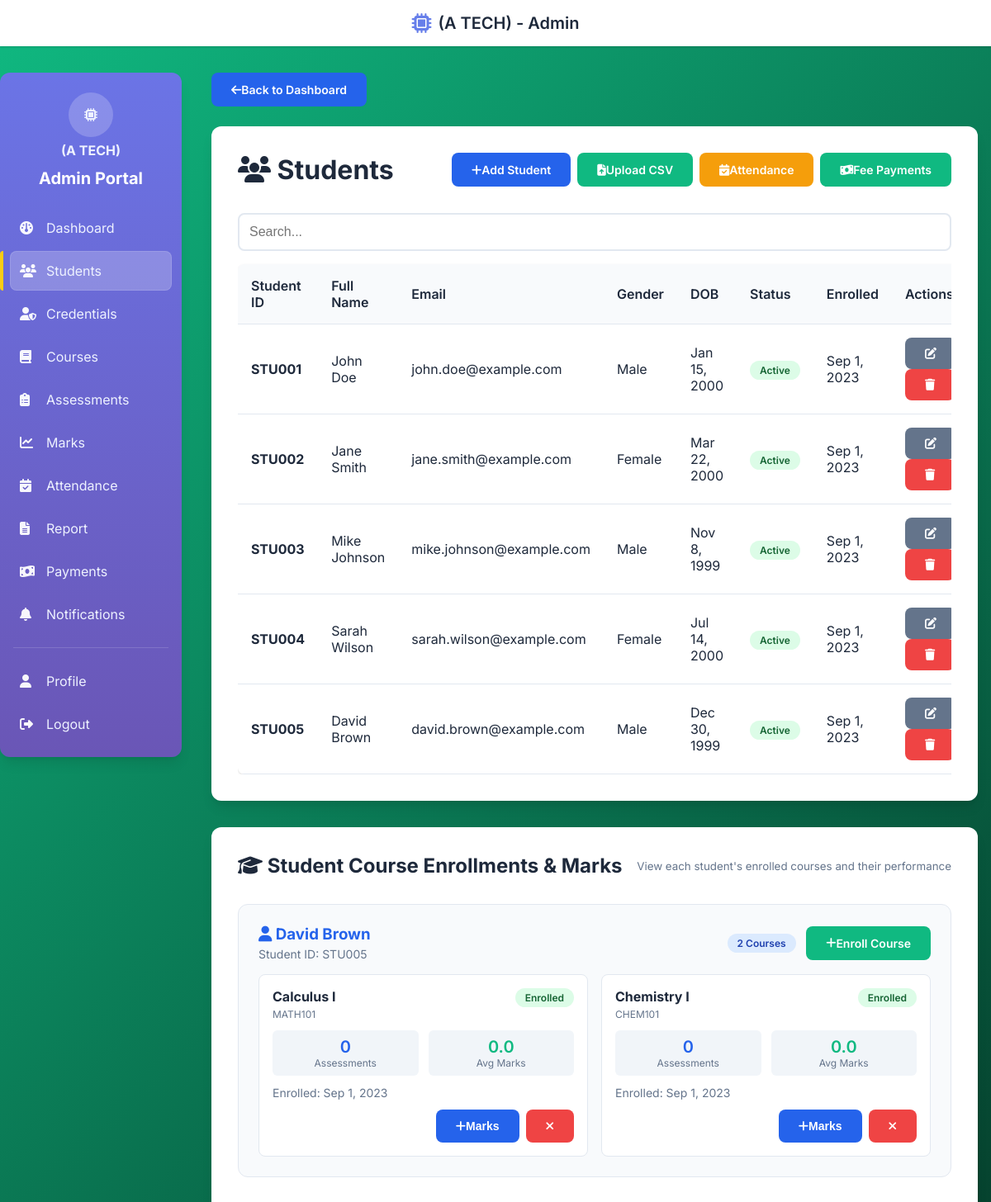
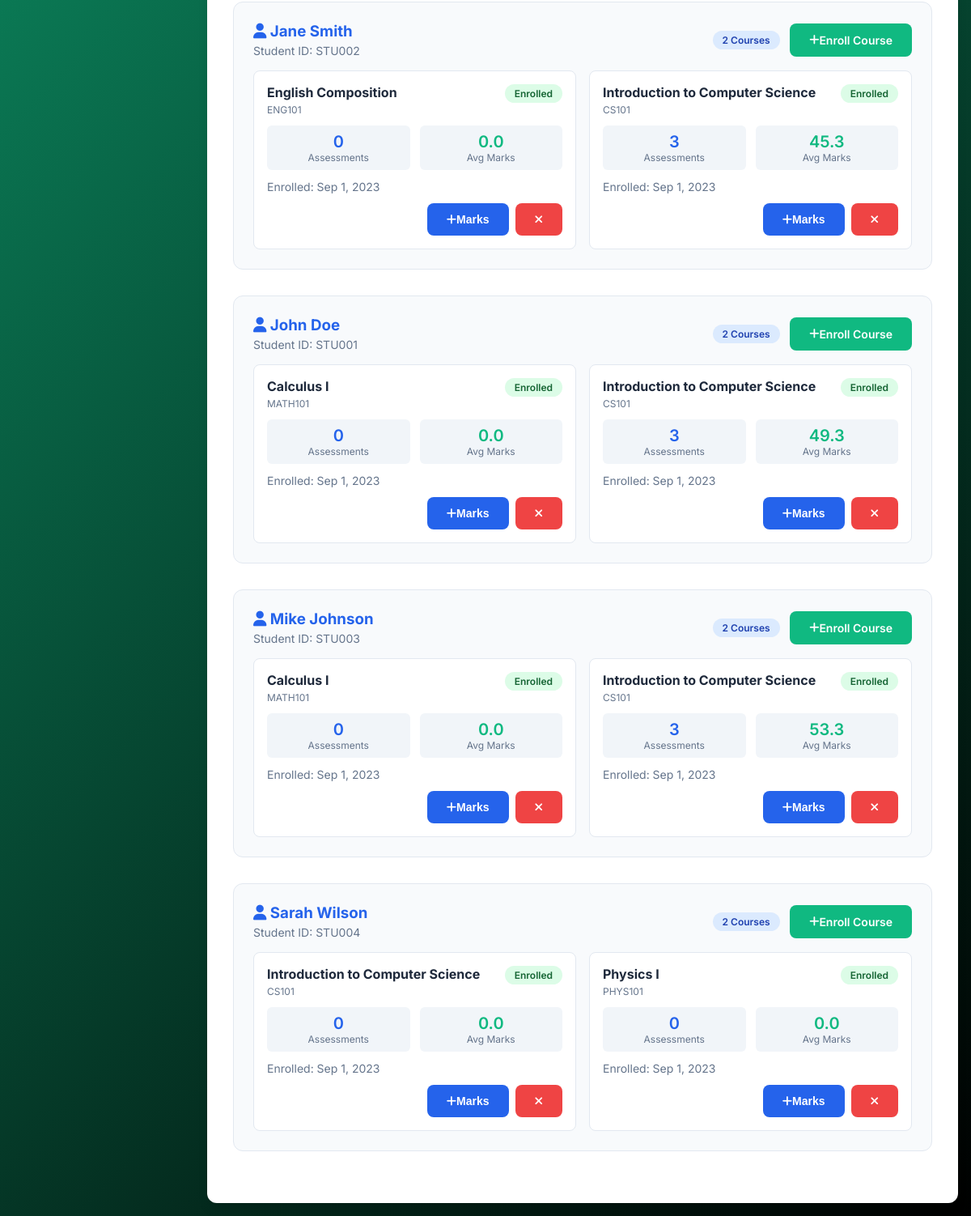
/student.php (signed in), run on the app's committed database (2 pictures, top to bottom).
### tables this page shows
CREATE TABLE students (
    id INT AUTO_INCREMENT PRIMARY KEY,
    student_id VARCHAR(20) UNIQUE NOT NULL,
    full_name VARCHAR(100) NOT NULL,
    email VARCHAR(100) UNIQUE NOT NULL,
    phone VARCHAR(20),
    gender ENUM('Male', 'Female', 'Other') NOT NULL,
    dob DATE NOT NULL,
    address TEXT,
    enrollment_date DATE NOT NULL,
    status ENUM('Active', 'Inactive', 'Graduated', 'Suspended') DEFAULT 'Active',
    created_at TIMESTAMP DEFAULT CURRENT_TIMESTAMP,
    updated_at TIMESTAMP DEFAULT CURRENT_TIMESTAMP ON UPDATE CURRENT_TIMESTAMP
);

CREATE TABLE courses (
    id INT AUTO_INCREMENT PRIMARY KEY,
    course_code VARCHAR(20) UNIQUE NOT NULL,
    course_name VARCHAR(100) NOT NULL,
    description TEXT,
    credits INT DEFAULT 3,
    status ENUM('Active', 'Inactive') DEFAULT 'Active',
    created_at TIMESTAMP DEFAULT CURRENT_TIMESTAMP,
    updated_at TIMESTAMP DEFAULT CURRENT_TIMESTAMP ON UPDATE CURRENT_TIMESTAMP
);

### student.php (the view, shortened to what this page needs)
<?php
require_once 'includes/header.php';
$is_manager = isset($_SESSION['role']) && in_array($_SESSION['role'], ['manager_admin','student_admin'], true);
try {
    $conn->query("CREATE TABLE IF NOT EXISTS student_enrollments (
        id INT AUTO_INCREMENT PRIMARY KEY,
        student_id INT NOT NULL,
        course_id INT NOT NULL,
        enrollment_date DATE NOT NULL,
        status VARCHAR(20) DEFAULT 'Enrolled',
        final_grade VARCHAR(5) NULL,
        created_at TIMESTAMP DEFAULT CURRENT_TIMESTAMP,
        UNIQUE KEY uniq_student_course (student_id, course_id),
        INDEX(student_id), INDEX(course_id)
    ) ENGINE=InnoDB DEFAULT CHARSET=utf8mb4");
} catch (Throwable $e) {
    $error_msg = 'Database setup error: ' . htmlspecialchars($e->getMessage());
}
$result = $conn->query("SELECT * FROM students ORDER BY created_at DESC");
$enrollments_sql = "SELECT
    s.id as student_id,
    s.student_id as student_number,
    s.full_name,
    c.id as course_id,
    c.course_name,
    c.course_code,
    se.enrollment_date,
    se.status as enrollment_status,
    se.final_grade,
    COUNT(m.id) as total_assessments,
    COALESCE(AVG(m.obtained_marks), 0) as average_marks,
    COALESCE(SUM(m.obtained_marks), 0) as total_marks
FROM students s
LEFT JOIN student_enrollments se ON s.id = se.student_id
LEFT JOIN courses c ON se.course_id = c.id
LEFT JOIN assessments a ON c.id = a.course_id
LEFT JOIN marks m ON s.id = m.student_id AND a.id = m.assessment_id
GROUP BY s.id, c.id, se.id
ORDER BY s.full_name, c.course_name";
$enrollments_result = $conn->query($enrollments_sql);
$enrollments_data = [];
while($row = $enrollments_result->fetch_assoc()) {
    $enrollments_data[$row['student_id']][] = $row;
}
?>
<div class="container">
    <div style="margin-bottom: 1.5rem;">
        <a href="dashboard.php" class="btn btn-primary" style="padding: 0.75rem 1.5rem; text-decoration: none;">
            <i class="fas fa-arrow-left"></i> Back to Dashboard
        </a>
</div>
    <div class="card">
        <div style="display: flex; justify-content: space-between; align-items: center; margin-bottom: 2rem;">
            <h1><i class="fas fa-users"></i> Students</h1>
            <?php if($is_manager): ?>
            <div style="display:flex; gap:0.5rem; flex-wrap: wrap;">
                <a href="?open_add=1" onclick="showAddForm(); return false;" class="btn btn-primary" style="text-decoration:none;">
                    <i class="fas fa-plus"></i> Add Student
                </a>
                <a href="?open_upload=1" onclick="showUploadModal(); return false;" class="btn btn-success" style="text-decoration:none;">
                    <i class="fas fa-file-upload"></i> Upload CSV
                </a>
                <a href="attendance.php" class="btn" style="background: var(--warning-color); color: white; text-decoration: none;">
                    <i class="fas fa-calendar-check"></i> Attendance
                </a>
                <a href="fee_payments.php" class="btn" style="background: #10b981; color: white; text-decoration: none; border: none;">
                    <i class="fas fa-money-bill-wave"></i> Fee Payments
                </a>
            </div>
            <?php endif; ?>
        </div>
        <div class="mobile-table-wrapper">
        <table class="table data-table desktop-only">
            <thead>
                <tr>
                    <th>Student ID</th>
                    <th>Full Name</th>
                    <th>Email</th>
                    <th>Gender</th>
                    <th>DOB</th>
                    <th>Status</th>
                    <th>Enrolled</th>
                    <?php if($is_manager): ?><th>Actions</th><?php endif; ?>
                </tr>
            </thead>
            <tbody>
                <?php while($row = $result->fetch_assoc()): ?>
                <tr>
                    <td><strong><?= htmlspecialchars($row['student_id']) ?></strong></td>
                    <td><?= htmlspecialchars($row['full_name']) ?></td>
                    <td><?= htmlspecialchars($row['email']) ?></td>
                    <td><?= $row['gender'] ?></td>
                    <td><?= date('M j, Y', strtotime($row['dob'])) ?></td>
                    <td>
                        <span class="badge badge-<?= $row['status'] === 'Active' ? 'success' : 'secondary' ?>">
                            <?= $row['status'] ?>
                        </span>
                    </td>
                    <td><?= date('M j, Y', strtotime($row['enrollment_date'])) ?></td>
                    <?php if($is_manager): ?>
                    <td>
                        <a href="?edit_id=<?= (int)$row['id'] ?>" onclick='editStudent(<?= json_encode($row, JSON_HEX_TAG|JSON_HEX_AMP|JSON_HEX_APOS|JSON_HEX_QUOT) ?>); return false;' class="btn btn-secondary btn-sm" style="text-decoration:none;">
                            <i class="fas fa-edit"></i>
                        </a>
                        <a href="?delete_id=<?= (int)$row['id'] ?>" onclick="deleteStudent(<?= (int)$row['id'] ?>); return false;" class="btn btn-danger btn-sm" style="text-decoration:none;">
                            <i class="fas fa-trash"></i>
                        </a>
                    </td>
                    <?php endif; ?>
                </tr>
                <?php endwhile; ?>
            </tbody>
        </table>
        </div>
    </div>
</div>
<div class="container" style="margin-top: 2rem;">
    <div class="card">
        <div style="display: flex; justify-content: space-between; align-items: center; margin-bottom: 2rem;">
            <h2><i class="fas fa-graduation-cap"></i> Student Course Enrollments & Marks</h2>
            <small style="color: var(--secondary-color);">View each student's enrolled courses and their performance</small>
        </div>
        <?php foreach($enrollments_data as $student_id => $enrollments):
            $student_info = null;
            foreach($enrollments as $enrollment) {
                if($enrollment['student_id'] == $student_id) {
                    $student_info = $enrollment;
                    break;
                }
            }
        ?>
        <div class="student-enrollment-card" style="margin-bottom: 2rem; padding: 1.5rem; border: 1px solid #e2e8f0; border-radius: 12px; background: #f8fafc;">
            <div style="display: flex; justify-content: space-between; align-items: center; margin-bottom: 1rem;">
                <div>
                    <h3 style="margin: 0; color: var(--primary-color);">
                        <i class="fas fa-user"></i> <?= htmlspecialchars($student_info['full_name']) ?>
                    </h3>
                    <p style="margin: 0.25rem 0 0 0; color: var(--secondary-color); font-size: 0.875rem;">
                        Student ID: <?= htmlspecialchars($student_info['student_number']) ?>
                    </p>
                </div>
                <div style="text-align: right;">
                    <span class="badge badge-primary"><?= count($enrollments) ?> Course<?= count($enrollments) !== 1 ? 's' : '' ?></span>
                    <?php if($is_manager): ?>
                    <a href="enroll_course.php?student_id=<?= $student_id ?>" class="btn btn-success btn-sm" style="margin-left: 0.5rem; text-decoration:none;">
                        <i class="fas fa-plus"></i> Enroll Course
                    </a>
                    <?php endif; ?>
                </div>
            </div>
            <?php if(empty($enrollments) || !$enrollments[0]['course_id']): ?>
            <div style="text-align: center; padding: 2rem; color: var(--secondary-color);">
                <i class="fas fa-book-open" style="font-size: 2rem; margin-bottom: 1rem; opacity: 0.5;"></i>
                <p>No courses enrolled</p>
            </div>
            <?php else: ?>
            <div style="display: grid; grid-template-columns: repeat(auto-fit, minmax(300px, 1fr)); gap: 1rem;">
                <?php foreach($enrollments as $enrollment):
                ?>
                <div style="background: white; padding: 1rem; border-radius: 8px; border: 1px solid #e2e8f0;">
                    <div style="display: flex; justify-content: space-between; align-items: start; margin-bottom: 0.75rem;">
                        <div>
                            <h4 style="margin: 0; color: var(--dark-color); font-size: 1rem;">
                                <?= htmlspecialchars($enrollment['course_name']) ?>
                            </h4>
                            <p style="margin: 0.25rem 0 0 0; color: var(--secondary-color); font-size: 0.75rem;">
                                <?= htmlspecialchars($enrollment['course_code']) ?>
                            </p>
                        </div>
                        <span class="badge badge-<?= $enrollment['enrollment_status'] === 'Enrolled' ? 'success' : ($enrollment['enrollment_status'] === 'Completed' ? 'primary' : 'secondary') ?>">
                            <?= $enrollment['enrollment_status'] ?>
                        </span>
                    </div>
                    <div style="display: grid; grid-template-columns: 1fr 1fr; gap: 0.75rem; margin-bottom: 0.75rem;">
                        <div style="text-align: center; padding: 0.5rem; background: #f1f5f9; border-radius: 6px;">
                            <div style="font-size: 1.25rem; font-weight: 600; color: var(--primary-color);">
                                <?= $enrollment['total_assessments'] ?>
                            </div>
                            <div style="font-size: 0.75rem; color: var(--secondary-color);">Assessments</div>
                        </div>
                        <div style="text-align: center; padding: 0.5rem; background: #f1f5f9; border-radius: 6px;">
                            <div style="font-size: 1.25rem; font-weight: 600; color: var(--success-color);">
                                <?= number_format($enrollment['average_marks'], 1) ?>
                            </div>
                            <div style="font-size: 0.75rem; color: var(--secondary-color);">Avg Marks</div>
                        </div>
                    </div>
                    <div style="display: flex; justify-content: space-between; align-items: center; font-size: 0.875rem; margin-bottom: 0.75rem;">
                        <span style="color: var(--secondary-color);">
                            Enrolled: <?= date('M j, Y', strtotime($enrollment['enrollment_date'])) ?>
                        </span>
                    </div>
                    <?php if($is_manager): ?>
                    <div style="display: flex; gap: 0.5rem; justify-content: flex-end;">
                        <button onclick="addMarks(<?= $enrollment['student_id'] ?>, <?= $enrollment['course_id'] ?>)"
                                class="btn btn-primary btn-sm" title="Add Marks">
                            <i class="fas fa-plus"></i> Marks
                        </button>
                        <button onclick="unenrollStudent(<?= $enrollment['student_id'] ?>, <?= $enrollment['course_id'] ?>, '<?= htmlspecialchars($enrollment['course_name']) ?>')"
                                class="btn btn-danger btn-sm" title="Unenroll">
                            <i class="fas fa-times"></i>
                        </button>
                    </div>
                    <?php endif; ?>
                </div>
                <?php endforeach; ?>
            </div>
            <?php endif; ?>
        </div>
        <?php endforeach; ?>
    </div>
</div>
<?php require_once 'includes/footer.php'; ?>

### assets/css/style.css (style rules this page uses)
:root { --primary-color: #2563eb; --secondary-color: #64748b; --success-color: #10b981; --danger-color: #ef4444; --warning-color: #f59e0b; --info-color: #0ea5e9; --dark-color: #1e293b; --light-color: #f8fafc; --border-color: #e2e8f0; --shadow: 0 1px 3px 0 rgba(0, 0, 0, 0.1), 0 1px 2px 0 rgba(0, 0, 0, 0.06); --shadow-lg: 0 10px 15px -3px rgba(0, 0, 0, 0.1), 0 4px 6px -2px rgba(0, 0, 0, 0.05); }
* { margin: 0; padding: 0; box-sizing: border-box; }
html, body { font-family: 'Inter', -apple-system, BlinkMacSystemFont, sans-serif; background: linear-gradient(135deg, #10b981 0%, #000000 100%); min-height: 100vh; color: var(--dark-color); }
.container { max-width: 1400px; margin: 0 auto; padding: 0 1rem; }
.card { background: white; border-radius: 12px; box-shadow: var(--shadow-lg); padding: 2rem; margin: 1rem 0; transition: transform 0.18s ease, box-shadow 0.18s ease; }
.btn { display: inline-flex; align-items: center; justify-content: center; padding: 0.75rem 1.5rem; border: none; border-radius: 8px; font-weight: 600; text-decoration: none; cursor: pointer; transition: all 0.2s; font-size: 0.875rem; }
.btn-primary { background: var(--primary-color); color: white; }
.btn-secondary { background: var(--secondary-color); color: white; }
.btn-danger { background: var(--danger-color); color: white; }
.btn-success { background: var(--success-color); color: white; }
.table { width: 100%; border-collapse: collapse; background: white; border-radius: 8px; overflow: hidden; box-shadow: var(--shadow); }
.table th, .table td { padding: 1rem; text-align: left; border-bottom: 1px solid var(--border-color); }
.table th { background: var(--light-color); font-weight: 600; color: var(--dark-color); }

### assets/css/mobile-app.css (style rules this page uses)
.mobile-table-wrapper { overflow-x: auto; -webkit-overflow-scrolling: touch; }

### student.php (style rules this page uses)
.badge { padding: 0.25rem 0.75rem; border-radius: 9999px; font-size: 0.75rem; font-weight: 600; }
.badge-success { background: #dcfce7; color: #166534; }
.badge-primary { background: #dbeafe; color: #1e40af; }
.student-enrollment-card { transition: transform 0.2s ease, box-shadow 0.2s ease; }

### data on the page
students: student "STU001", full_name "John Doe", email "john.doe@example.com", gender "Male", dob "Jan 15, 2000", status "Active", enrollment_date "Sep 1, 2023", count($enrollments) "2", courses.course_name "Calculus I", courses.course_code "MATH101", enrollment_status "Enrolled", total_assessments "0", average_marks "0.0", courses.course_name "Introduction to Computer Science", courses.course_code "CS101", total_assessments "3", average_marks "49.3"
students: student "STU002", full_name "Jane Smith", email "jane.smith@example.com", gender "Female", dob "Mar 22, 2000", status "Active", enrollment_date "Sep 1, 2023", count($enrollments) "2", courses.course_name "English Composition", courses.course_code "ENG101", enrollment_status "Enrolled", total_assessments "0", average_marks "0.0", courses.course_name "Introduction to Computer Science", courses.course_code "CS101", total_assessments "3", average_marks "45.3"
students: student "STU003", full_name "Mike Johnson", email "mike.johnson@example.com", gender "Male", dob "Nov 8, 1999", status "Active", enrollment_date "Sep 1, 2023", count($enrollments) "2", courses.course_name "Calculus I", courses.course_code "MATH101", enrollment_status "Enrolled", total_assessments "0", average_marks "0.0", courses.course_name "Introduction to Computer Science", courses.course_code "CS101", total_assessments "3", average_marks "53.3"
students: student "STU004", full_name "Sarah Wilson", email "sarah.wilson@example.com", gender "Female", dob "Jul 14, 2000", status "Active", enrollment_date "Sep 1, 2023", count($enrollments) "2", courses.course_name "Introduction to Computer Science", courses.course_code "CS101", enrollment_status "Enrolled", total_assessments "0", average_marks "0.0", courses.course_name "Physics I", courses.course_code "PHYS101"
students: student "STU005", full_name "David Brown", email "david.brown@example.com", gender "Male", dob "Dec 30, 1999", status "Active", enrollment_date "Sep 1, 2023", count($enrollments) "2", courses.course_name "Calculus I", courses.course_code "MATH101", enrollment_status "Enrolled", total_assessments "0", average_marks "0.0", courses.course_name "Chemistry I", courses.course_code "CHEM101"
